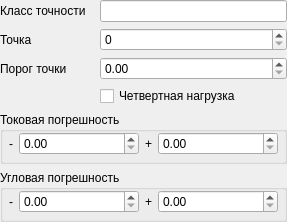
<?xml version="1.0" encoding="UTF-8"?>
<ui version="4.0">
 <class>Dialog</class>
 <widget class="QDialog" name="Dialog">
  <property name="geometry">
   <rect>
    <x>0</x>
    <y>0</y>
    <width>287</width>
    <height>218</height>
   </rect>
  </property>
  <property name="sizePolicy">
   <sizepolicy hsizetype="Preferred" vsizetype="Preferred">
    <horstretch>0</horstretch>
    <verstretch>0</verstretch>
   </sizepolicy>
  </property>
  <property name="windowTitle">
   <string>Dialog</string>
  </property>
  <layout class="QFormLayout" name="formLayout">
   <property name="fieldGrowthPolicy">
    <enum>QFormLayout::AllNonFixedFieldsGrow</enum>
   </property>
   <property name="horizontalSpacing">
    <number>0</number>
   </property>
   <property name="verticalSpacing">
    <number>6</number>
   </property>
   <property name="margin">
    <number>0</number>
   </property>
   <item row="0" column="0">
    <widget class="QLabel" name="label_6">
     <property name="minimumSize">
      <size>
       <width>100</width>
       <height>0</height>
      </size>
     </property>
     <property name="text">
      <string>Класс точности</string>
     </property>
    </widget>
   </item>
   <item row="0" column="1">
    <widget class="QLineEdit" name="lineEdit">
     <property name="field" stdset="0">
      <string>ClassAccuracy</string>
     </property>
    </widget>
   </item>
   <item row="1" column="0">
    <widget class="QLabel" name="label_2">
     <property name="minimumSize">
      <size>
       <width>100</width>
       <height>0</height>
      </size>
     </property>
     <property name="text">
      <string>Точка</string>
     </property>
    </widget>
   </item>
   <item row="1" column="1">
    <widget class="QSpinBox" name="spinBox">
     <property name="suffix">
      <string/>
     </property>
     <property name="maximum">
      <number>1000</number>
     </property>
     <property name="field" stdset="0">
      <string>ipercent</string>
     </property>
    </widget>
   </item>
   <item row="4" column="0" colspan="2">
    <widget class="QGroupBox" name="groupBox">
     <property name="minimumSize">
      <size>
       <width>0</width>
       <height>0</height>
      </size>
     </property>
     <property name="title">
      <string>Токовая погрешность</string>
     </property>
     <layout class="QHBoxLayout" name="horizontalLayout" stretch="0,1,0,1">
      <property name="leftMargin">
       <number>6</number>
      </property>
      <property name="topMargin">
       <number>0</number>
      </property>
      <property name="rightMargin">
       <number>6</number>
      </property>
      <property name="bottomMargin">
       <number>6</number>
      </property>
      <item>
       <widget class="QLabel" name="label_4">
        <property name="sizePolicy">
         <sizepolicy hsizetype="Minimum" vsizetype="Minimum">
          <horstretch>0</horstretch>
          <verstretch>0</verstretch>
         </sizepolicy>
        </property>
        <property name="minimumSize">
         <size>
          <width>0</width>
          <height>0</height>
         </size>
        </property>
        <property name="text">
         <string>-</string>
        </property>
       </widget>
      </item>
      <item>
       <widget class="QDoubleSpinBox" name="doubleSpinBox_3">
        <property name="sizePolicy">
         <sizepolicy hsizetype="Preferred" vsizetype="Fixed">
          <horstretch>0</horstretch>
          <verstretch>0</verstretch>
         </sizepolicy>
        </property>
        <property name="minimumSize">
         <size>
          <width>0</width>
          <height>0</height>
         </size>
        </property>
        <property name="maximum">
         <double>9999.989999999999782</double>
        </property>
        <property name="field" stdset="0">
         <string>ALeftLimit</string>
        </property>
       </widget>
      </item>
      <item>
       <widget class="QLabel" name="label_7">
        <property name="sizePolicy">
         <sizepolicy hsizetype="Minimum" vsizetype="Minimum">
          <horstretch>0</horstretch>
          <verstretch>0</verstretch>
         </sizepolicy>
        </property>
        <property name="minimumSize">
         <size>
          <width>0</width>
          <height>0</height>
         </size>
        </property>
        <property name="text">
         <string>+</string>
        </property>
       </widget>
      </item>
      <item>
       <widget class="QDoubleSpinBox" name="doubleSpinBox_5">
        <property name="sizePolicy">
         <sizepolicy hsizetype="Preferred" vsizetype="Fixed">
          <horstretch>0</horstretch>
          <verstretch>0</verstretch>
         </sizepolicy>
        </property>
        <property name="maximum">
         <double>9999.989999999999782</double>
        </property>
        <property name="field" stdset="0">
         <string>ARightLimit</string>
        </property>
       </widget>
      </item>
     </layout>
    </widget>
   </item>
   <item row="5" column="0" colspan="2">
    <widget class="QGroupBox" name="groupBox_2">
     <property name="minimumSize">
      <size>
       <width>0</width>
       <height>0</height>
      </size>
     </property>
     <property name="title">
      <string>Угловая погрешность</string>
     </property>
     <layout class="QHBoxLayout" name="horizontalLayout_3" stretch="0,1,0,1">
      <property name="spacing">
       <number>6</number>
      </property>
      <property name="leftMargin">
       <number>6</number>
      </property>
      <property name="topMargin">
       <number>0</number>
      </property>
      <property name="rightMargin">
       <number>6</number>
      </property>
      <property name="bottomMargin">
       <number>6</number>
      </property>
      <item>
       <widget class="QLabel" name="label_11">
        <property name="sizePolicy">
         <sizepolicy hsizetype="Minimum" vsizetype="Minimum">
          <horstretch>0</horstretch>
          <verstretch>0</verstretch>
         </sizepolicy>
        </property>
        <property name="minimumSize">
         <size>
          <width>0</width>
          <height>0</height>
         </size>
        </property>
        <property name="text">
         <string>-</string>
        </property>
       </widget>
      </item>
      <item>
       <widget class="QDoubleSpinBox" name="doubleSpinBox_9">
        <property name="sizePolicy">
         <sizepolicy hsizetype="Preferred" vsizetype="Fixed">
          <horstretch>0</horstretch>
          <verstretch>0</verstretch>
         </sizepolicy>
        </property>
        <property name="minimumSize">
         <size>
          <width>0</width>
          <height>0</height>
         </size>
        </property>
        <property name="maximum">
         <double>9999.989999999999782</double>
        </property>
        <property name="field" stdset="0">
         <string>PLeftLimit</string>
        </property>
       </widget>
      </item>
      <item>
       <widget class="QLabel" name="label_12">
        <property name="sizePolicy">
         <sizepolicy hsizetype="Minimum" vsizetype="Minimum">
          <horstretch>0</horstretch>
          <verstretch>0</verstretch>
         </sizepolicy>
        </property>
        <property name="minimumSize">
         <size>
          <width>0</width>
          <height>0</height>
         </size>
        </property>
        <property name="text">
         <string>+</string>
        </property>
       </widget>
      </item>
      <item>
       <widget class="QDoubleSpinBox" name="doubleSpinBox_10">
        <property name="sizePolicy">
         <sizepolicy hsizetype="Preferred" vsizetype="Fixed">
          <horstretch>0</horstretch>
          <verstretch>0</verstretch>
         </sizepolicy>
        </property>
        <property name="maximum">
         <double>9999.989999999999782</double>
        </property>
        <property name="field" stdset="0">
         <string>PRightLimit</string>
        </property>
       </widget>
      </item>
     </layout>
    </widget>
   </item>
   <item row="2" column="0">
    <widget class="QLabel" name="label_5">
     <property name="minimumSize">
      <size>
       <width>100</width>
       <height>0</height>
      </size>
     </property>
     <property name="text">
      <string>Порог точки</string>
     </property>
    </widget>
   </item>
   <item row="2" column="1">
    <widget class="QDoubleSpinBox" name="doubleSpinBox_4">
     <property name="maximum">
      <double>9999.989999999999782</double>
     </property>
     <property name="field" stdset="0">
      <string>itreshold</string>
     </property>
    </widget>
   </item>
   <item row="3" column="1">
    <widget class="QCheckBox" name="checkBox">
     <property name="text">
      <string>Четвертная нагрузка</string>
     </property>
     <property name="field" stdset="0">
      <string>usequadro</string>
     </property>
    </widget>
   </item>
  </layout>
 </widget>
 <resources/>
 <connections/>
</ui>
